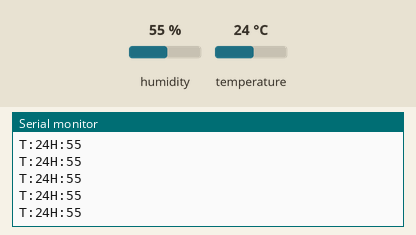
Recording of a sketch running on a simulated Arduino Uno, built with avr-gcc and run on an emulated ATmega328P. Parts: the last lines printed to the serial monitor. The inputs (shaded band) are chosen by the test bench; at power-on: humidity 55 %, temperature 24 °C.

Above: at 2.8 s.
2.9 s: humidity set to 22 %
At 4.4 s:
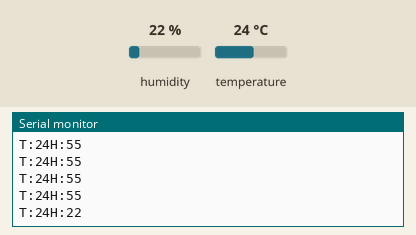
5.6 s: temperature set to 12 °C
At 5.6 s:
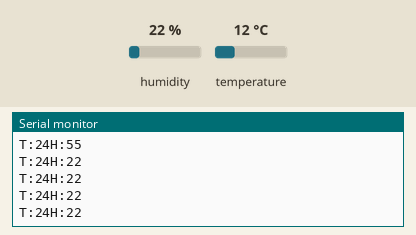
8.3 s: humidity set to 40 %
At 8.9 s:
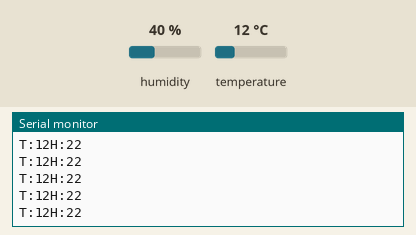
Timing chart, 0 to 11.3 s (numbered marks = the images above; inputs shaded):
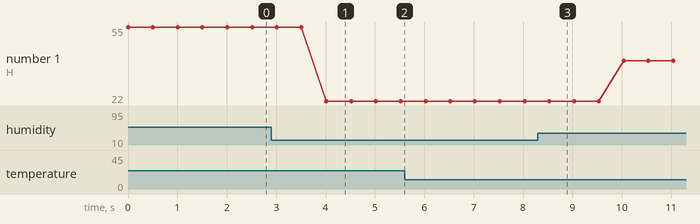

Measured:
- after the input at 2.9 s, the serial monitor: prints a new line after 1.1 s (image 1)
- plotted number 1: 55 → 22 after the input at 2.9 s, 22 → 40 after the input at 8.3 s

The sketch:

sketch_sep17a.ino
```cpp
/*
  Capitulo 7 de Arduino desde cero en Español
  Programa que utiliza el sensor DHT22 o DHT11 para obtener datos de temperatura
  y humedad. Deben instalarse la Librerias DHT Sensor Library y Adafruit Unified Sensor.

  Autor: bitwiseAr

*/

#include <DHT.h>    // importa la Librerias DHT
#include <DHT_U.h>

int SENSOR = 2;     // pin DATA de DHT22 a pin digital 2
int TEMPERATURA;
int HUMEDAD;

DHT dht(SENSOR, DHT22);   // creacion del objeto, cambiar segundo parametro
        // por DHT11 si se utiliza en lugar del DHT22
void setup(){
  Serial.begin(9600);   // inicializacion de monitor serial
  dht.begin();      // inicializacion de sensor
}

void loop(){
  TEMPERATURA = dht.readTemperature();
  HUMEDAD = dht.readHumidity();
  Serial.print("T:");
  Serial.print(TEMPERATURA);
  Serial.print("H:");
  Serial.println(HUMEDAD);
  delay(500);
}
```
